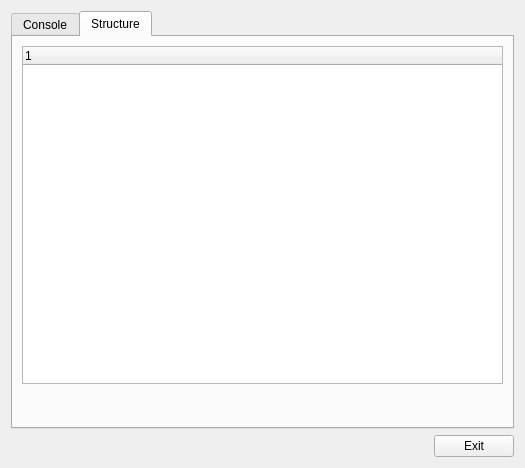
<?xml version="1.0" encoding="UTF-8"?>
<ui version="4.0">
 <class>Form</class>
 <widget class="QWidget" name="Form">
  <property name="geometry">
   <rect>
    <x>0</x>
    <y>0</y>
    <width>525</width>
    <height>468</height>
   </rect>
  </property>
  <property name="windowTitle">
   <string>SimplePython</string>
  </property>
  <layout class="QGridLayout" name="gridLayout">
   <item row="0" column="0" colspan="2">
    <widget class="QTabWidget" name="tabs">
     <property name="currentIndex">
      <number>1</number>
     </property>
     <widget class="QWidget" name="tabConsole">
      <attribute name="title">
       <string>Console</string>
      </attribute>
      <layout class="QGridLayout" name="gridLayout_2">
       <item row="1" column="0">
        <spacer name="horizontalSpacer_2">
         <property name="orientation">
          <enum>Qt::Horizontal</enum>
         </property>
         <property name="sizeHint" stdset="0">
          <size>
           <width>40</width>
           <height>20</height>
          </size>
         </property>
        </spacer>
       </item>
       <item row="1" column="1">
        <widget class="QPushButton" name="btnClear">
         <property name="text">
          <string>Clear</string>
         </property>
        </widget>
       </item>
       <item row="0" column="0" colspan="2">
        <widget class="QPlainTextEdit" name="txtConsole">
         <property name="readOnly">
          <bool>true</bool>
         </property>
        </widget>
       </item>
      </layout>
     </widget>
     <widget class="QWidget" name="tabStructure">
      <attribute name="title">
       <string>Structure</string>
      </attribute>
      <layout class="QGridLayout" name="gridLayout_3">
       <item row="0" column="0">
        <widget class="QTreeWidget" name="twModules">
         <column>
          <property name="text">
           <string notr="true">1</string>
          </property>
         </column>
        </widget>
       </item>
       <item row="1" column="0">
        <widget class="QLabel" name="lblMacroInfo">
         <property name="text">
          <string>&lt;html&gt;&lt;head/&gt;&lt;body&gt;&lt;p&gt;&lt;br/&gt;&lt;/p&gt;&lt;/body&gt;&lt;/html&gt;</string>
         </property>
         <property name="wordWrap">
          <bool>true</bool>
         </property>
        </widget>
       </item>
      </layout>
     </widget>
    </widget>
   </item>
   <item row="1" column="0">
    <spacer name="horizontalSpacer">
     <property name="orientation">
      <enum>Qt::Horizontal</enum>
     </property>
     <property name="sizeHint" stdset="0">
      <size>
       <width>40</width>
       <height>20</height>
      </size>
     </property>
    </spacer>
   </item>
   <item row="1" column="1">
    <widget class="QPushButton" name="btnExit">
     <property name="text">
      <string>Exit</string>
     </property>
    </widget>
   </item>
  </layout>
 </widget>
 <resources/>
 <connections/>
</ui>
